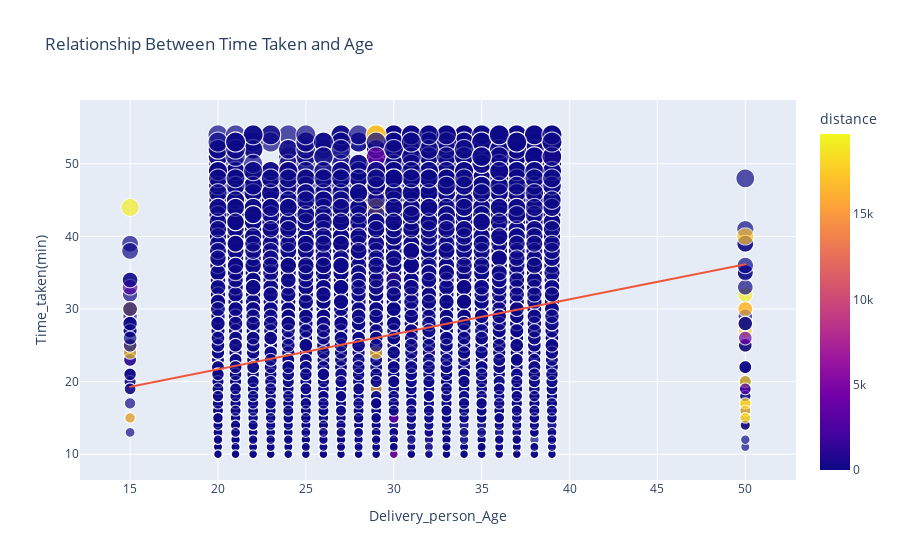

Notebook code for this chart:
### Code cell
figure = px.scatter(data_frame = df, 
                    x="Delivery_person_Age",
                    y="Time_taken(min)", 
                    size="Time_taken(min)", 
                    color = "distance",
                    trendline="ols", 
                    title = "Relationship Between Time Taken and Age")
figure.show()

### Figure 1 — Plotly figure (JSON) as saved in the notebook; plotly's stock layout.template omitted (floating-point values rounded to 4 significant figures; data arrays with more than 128 entries replaced by an {"elided": "..."} marker saying what was removed)
{"data": [{"hovertemplate": "Delivery_person_Age=%{x}<br>Time_taken(min)=%{marker.size}<br>distance=%{marker.color}<extra></extra>", "legendgroup": "", "marker": {"color": {"elided": "45593 float values"}, "coloraxis": "coloraxis", "size": {"elided": "45593 int values"}, "sizemode": "area", "sizeref": 0.135, "symbol": "circle"}, "mode": "markers", "name": "", "showlegend": false, "type": "scattergl", "x": {"elided": "45593 int values"}, "xaxis": "x", "y": {"elided": "45593 int values"}, "yaxis": "y"}, {"hovertemplate": "<b>OLS trendline</b><br>Time_taken(min) = 0.482151 * Delivery_person_Age + 12.0499<br>R<sup>2</sup>=0.085678<br><br>Delivery_person_Age=%{x}<br>Time_taken(min)=%{y} <b>(trend)</b><extra></extra>", "legendgroup": "", "marker": {"symbol": "circle"}, "mode": "lines", "name": "", "showlegend": false, "type": "scattergl", "x": {"elided": "45593 int values"}, "xaxis": "x", "y": {"elided": "45593 float values"}, "yaxis": "y"}], "layout": {"coloraxis": {"colorbar": {"title": {"text": "distance"}}, "colorscale": [[0, "#0d0887"], [0.1111, "#46039f"], [0.2222, "#7201a8"], [0.3333, "#9c179e"], [0.4444, "#bd3786"], [0.5556, "#d8576b"], [0.6667, "#ed7953"], [0.7778, "#fb9f3a"], [0.8889, "#fdca26"], [1, "#f0f921"]]}, "legend": {"itemsizing": "constant", "tracegroupgap": 0}, "title": {"text": "Relationship Between Time Taken and Age"}, "xaxis": {"anchor": "y", "domain": [0, 1], "title": {"text": "Delivery_person_Age"}}, "yaxis": {"anchor": "x", "domain": [0, 1], "title": {"text": "Time_taken(min)"}}}}
